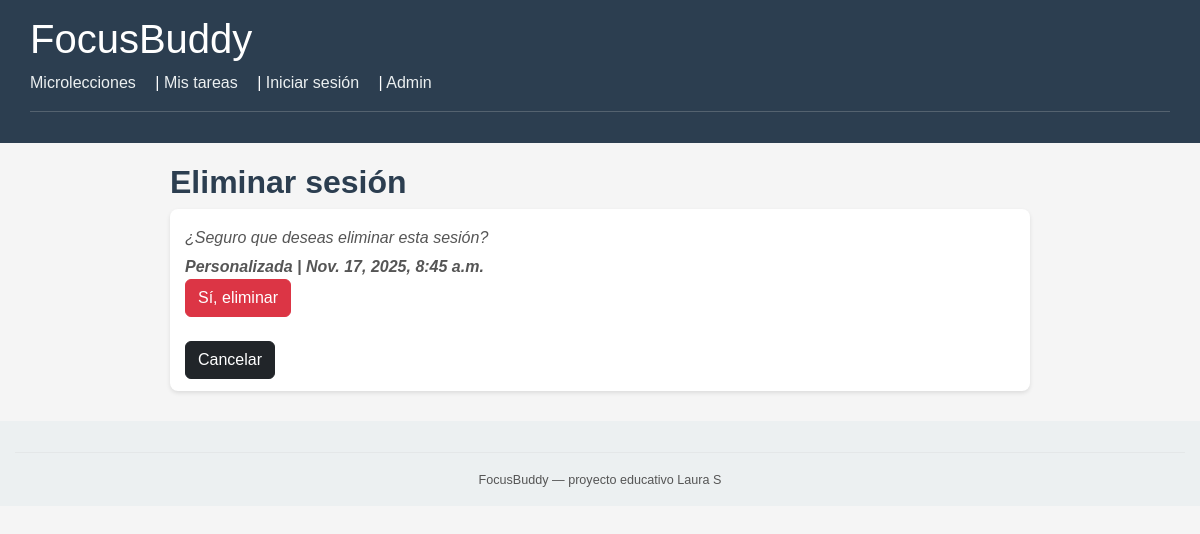
The page /sesiones/2/eliminar/ on the database its author committed.
### core/models.py (models this page shows, shortened)
class SesionEstudio(models.Model):
    POMODORO = 'Pomodoro'
    PERSONALIZADA = 'Personalizada'
    TIPOS_SESION = [
        (POMODORO, 'Pomodoro'),
        (PERSONALIZADA, 'Personalizada')
    ]
    usuario = models.ForeignKey(
        Usuario,
        on_delete=models.CASCADE,
        related_name='sesiones',
        null=True,
        blank=True
    )
    tarea = models.ForeignKey(
        Tarea,
        on_delete=models.SET_NULL,
        related_name='sesiones',
        null=True,
        blank=True
    )
    tipo_sesion = models.CharField(
        max_length=20,
        choices=TIPOS_SESION,
        default=POMODORO
    )
    duracion_minutos = models.PositiveIntegerField()
    inicio_en = models.DateTimeField()
    fin_en = models.DateTimeField(null=True, blank=True)
    notas = models.TextField(blank=True)
    creada_en = models.DateTimeField(auto_now_add=True)

### core/views.py (the view)
# urls.py: path('sesiones/<int:sesion_id>/eliminar/',  views.EliminarSesionView.as_view(), name='eliminar_sesion'),
class EliminarSesionView(DeleteView):
    model = SesionEstudio
    template_name = 'core/eliminar_sesion.html'
    pk_url_kwarg = 'sesion_id'
    success_url = reverse_lazy('core:lista_sesiones')
    context_object_name = 'sesion'

### core/templates/core/eliminar_sesion.html (shortened to what this page needs)
{% extends "core/base.html" %}
{% block content %}
<h2>Eliminar sesión</h2>
<li style="list-style: none;">
<p>¿Seguro que deseas eliminar esta sesión?</p>
<p><strong>{{ sesion.tipo_sesion }} | {{ sesion.inicio_en }}</strong></p>
<form method="post">
  <button type="submit" class="btn btn-danger">Sí, eliminar</button>
</form>
<br>
<a href="{% url 'core:detalle_sesion' sesion.id %}" class="btn btn-dark">Cancelar</a>
</li>
{% endblock %}

### core/static/core/style.css (style rules this page uses)
body { font-family: 'Arial', sans-serif; background-color: #f5f5f5; color: #333; margin: 0; padding: 0; }
h2, h3 { color: #2c3e50; font-weight: bold; }
li { background-color: #ffffff; padding: 12px 15px; margin-bottom: 12px; border-radius: 8px; box-shadow: 0 2px 4px rgba(0,0,0,0.1); }
li p { margin: 5px 0 0 0; }
p { font-style: italic; color: #555; }

### rows shown on the page
SesionEstudio: tipo_sesion "Personalizada", inicio_en "Nov. 17, 2025, 8:45 a.m."
